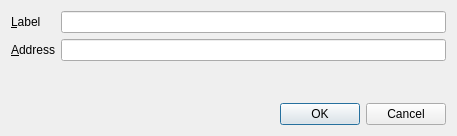
<?xml version="1.0" encoding="UTF-8"?>
<ui version="4.0">
 <class>EditAddressDialog</class>
 <widget class="QDialog" name="EditAddressDialog">
  <property name="geometry">
   <rect>
    <x>0</x>
    <y>0</y>
    <width>457</width>
    <height>136</height>
   </rect>
  </property>
  <property name="windowTitle">
   <string>Edit Address</string>
  </property>
  <property name="styleSheet">
   <string notr="true"/>
  </property>
  <layout class="QVBoxLayout" name="verticalLayout">
   <item>
    <layout class="QFormLayout" name="formLayout">
     <property name="fieldGrowthPolicy">
      <enum>QFormLayout::AllNonFixedFieldsGrow</enum>
     </property>
     <item row="0" column="0">
      <widget class="QLabel" name="label">
       <property name="text">
        <string>&amp;Label</string>
       </property>
       <property name="buddy">
        <cstring>labelEdit</cstring>
       </property>
      </widget>
     </item>
     <item row="0" column="1">
      <widget class="QLineEdit" name="labelEdit">
       <property name="toolTip">
        <string>The label associated with this address list entry</string>
       </property>
       <property name="styleSheet">
        <string notr="true"/>
       </property>
      </widget>
     </item>
     <item row="1" column="0">
      <widget class="QLabel" name="label_2">
       <property name="text">
        <string>&amp;Address</string>
       </property>
       <property name="buddy">
        <cstring>addressEdit</cstring>
       </property>
      </widget>
     </item>
     <item row="1" column="1">
      <widget class="QValidatedLineEdit" name="addressEdit">
       <property name="toolTip">
        <string>The address associated with this address list entry. This can only be modified for sending addresses.</string>
       </property>
       <property name="styleSheet">
        <string notr="true"/>
       </property>
      </widget>
     </item>
    </layout>
   </item>
   <item>
    <widget class="QDialogButtonBox" name="buttonBox">
     <property name="styleSheet">
      <string notr="true"/>
     </property>
     <property name="orientation">
      <enum>Qt::Horizontal</enum>
     </property>
     <property name="standardButtons">
      <set>QDialogButtonBox::Cancel|QDialogButtonBox::Ok</set>
     </property>
    </widget>
   </item>
  </layout>
 </widget>
 <customwidgets>
  <customwidget>
   <class>QValidatedLineEdit</class>
   <extends>QLineEdit</extends>
   <header>qvalidatedlineedit.h</header>
  </customwidget>
 </customwidgets>
 <resources/>
 <connections>
  <connection>
   <sender>buttonBox</sender>
   <signal>accepted()</signal>
   <receiver>EditAddressDialog</receiver>
   <slot>accept()</slot>
   <hints>
    <hint type="sourcelabel">
     <x>20</x>
     <y>20</y>
    </hint>
    <hint type="destinationlabel">
     <x>20</x>
     <y>20</y>
    </hint>
   </hints>
  </connection>
  <connection>
   <sender>buttonBox</sender>
   <signal>rejected()</signal>
   <receiver>EditAddressDialog</receiver>
   <slot>reject()</slot>
   <hints>
    <hint type="sourcelabel">
     <x>20</x>
     <y>20</y>
    </hint>
    <hint type="destinationlabel">
     <x>20</x>
     <y>20</y>
    </hint>
   </hints>
  </connection>
 </connections>
</ui>
